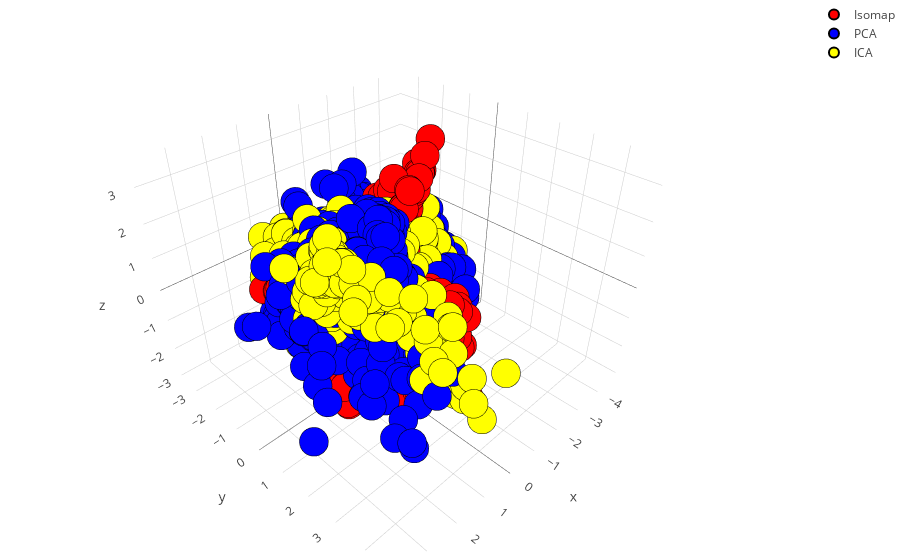

Notebook cell for this chart:
### Code cell
isomap_plot = go.Scatter3d(
    x = iso_scaled[:, 0],
    y = iso_scaled[:, 1],
    z = iso_scaled[:, 2],
    mode = 'markers',
    marker = dict(
        size = 10,
        color = 'red',
        #opacity= 0.5,
        line = dict(
            width = 2,
            color = 'rgb(0, 0, 0)'
        )),
    name = 'Isomap'
)

pca_plot = go.Scatter3d(
    x = pca_scaled[:, 0],
    y = pca_scaled[:, 1],
    z = pca_scaled[:, 2],
    mode = 'markers',
    marker = dict(
        size = 10,
        color = 'blue',
        #opacity= 0.5,
        line = dict(
            width = 2,
            color = 'rgb(0, 0, 0)'
        )),
    name = 'PCA'
)

ica_plot = go.Scatter3d(
    x = ica_scaled[:, 0],
    y = ica_scaled[:, 1],
    z = ica_scaled[:, 2],
    mode = 'markers',
    marker = dict(
        size = 10,
        color = 'yellow',
        #opacity= 0.5,
        line = dict(
            width = 2,
            color = 'rgb(0, 0, 0)'
        )),
    name = 'ICA'
)

layout = go.Layout(
    margin=dict(
        l=0,
        r=0,
        b=0,
        t=0
    )
)

fig = go.Figure(data=[isomap_plot, pca_plot, ica_plot], layout=layout)

iplot(fig, show_link = False)

### Figure 1 — Plotly figure (JSON) as saved in the notebook; plotly's stock layout.template omitted (floating-point values rounded to 4 significant figures; data arrays with more than 128 entries replaced by an {"elided": "..."} marker saying what was removed)
{"data": [{"marker": {"color": "red", "line": {"color": "rgb(0, 0, 0)", "width": 2}, "size": 10}, "mode": "markers", "name": "Isomap", "type": "scatter3d", "uid": "59078fbd-f732-45a4-8362-833260d4de50", "x": {"elided": "1797 float values"}, "y": {"elided": "1797 float values"}, "z": {"elided": "1797 float values"}}, {"marker": {"color": "blue", "line": {"color": "rgb(0, 0, 0)", "width": 2}, "size": 10}, "mode": "markers", "name": "PCA", "type": "scatter3d", "uid": "95b07a9e-6074-4d53-a969-a6c2eaacd17d", "x": {"elided": "1797 float values"}, "y": {"elided": "1797 float values"}, "z": {"elided": "1797 float values"}}, {"marker": {"color": "yellow", "line": {"color": "rgb(0, 0, 0)", "width": 2}, "size": 10}, "mode": "markers", "name": "ICA", "type": "scatter3d", "uid": "0f23cac3-7716-4be7-aba8-90aa66244c72", "x": {"elided": "1797 float values"}, "y": {"elided": "1797 float values"}, "z": {"elided": "1797 float values"}}], "layout": {"margin": {"b": 0, "l": 0, "r": 0, "t": 0}}}
